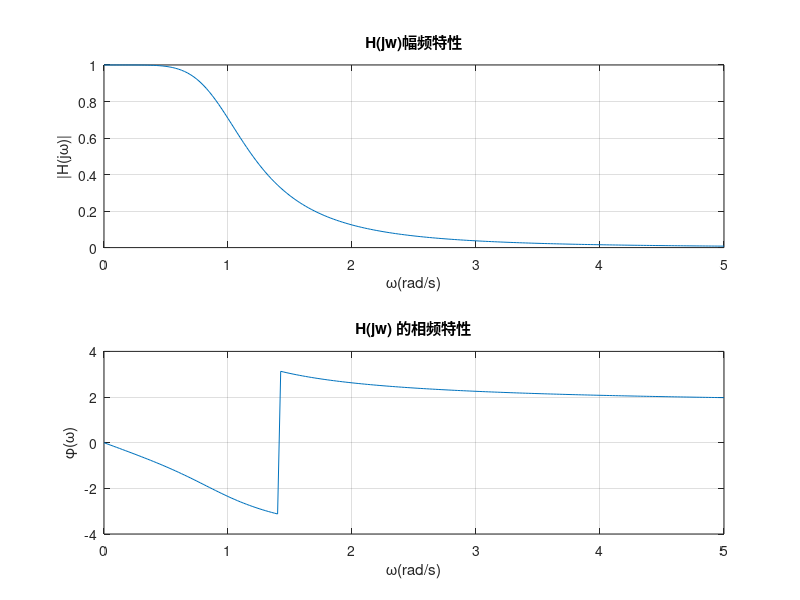

Write MATLAB code to recreate this figure.
w = 0:0.025:5;
b = [1]; a= [1,2,2,1];
H = freqs(b,a,w);
subplot(211);
plot(w,abs(H)); grid;
xlabel('\omega(rad/s)');
ylabel('|H(j\omega)|');
title('H(jw)幅频特性');
subplot(212);
plot(w,angle(H)); grid;
xlabel('\omega(rad/s)');
ylabel('\phi(\omega)');
title('H(jw) 的相频特性');
